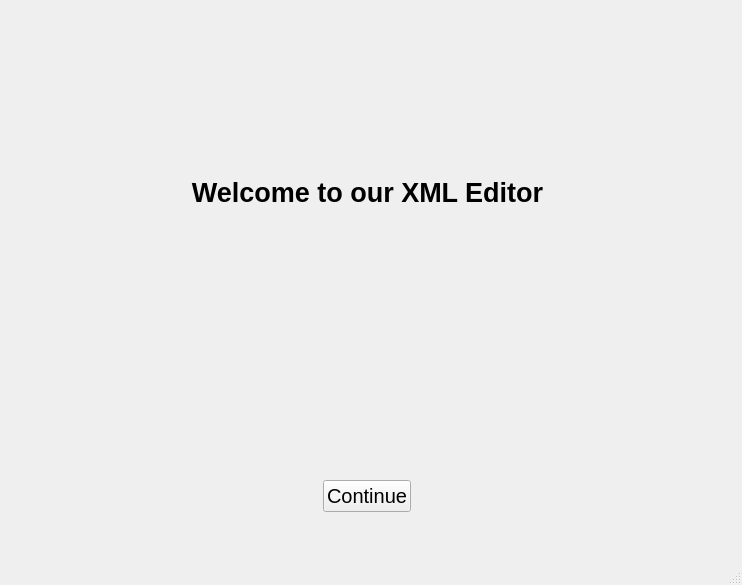
<?xml version="1.0" encoding="UTF-8"?>
<ui version="4.0">
 <class>MainWindow</class>
 <widget class="QMainWindow" name="MainWindow">
  <property name="geometry">
   <rect>
    <x>0</x>
    <y>0</y>
    <width>742</width>
    <height>585</height>
   </rect>
  </property>
  <property name="windowTitle">
   <string>MainWindow</string>
  </property>
  <widget class="QWidget" name="centralwidget">
   <property name="minimumSize">
    <size>
     <width>742</width>
     <height>0</height>
    </size>
   </property>
   <property name="layoutDirection">
    <enum>Qt::LayoutDirection::LeftToRight</enum>
   </property>
   <property name="styleSheet">
    <string notr="true">QWidget#centralwidget {
    background-image: url(&quot;D:\Electrical\Senior-1\Data Structures and Algorithms\GUI (Project)\GUI\image.png&quot;);
    background-repeat: no-repeat;
    background-position: center;
    background-size: cover; /* Ensures the image covers the widget */
}
</string>
   </property>
   <widget class="QWidget" name="">
    <property name="geometry">
     <rect>
      <x>2</x>
      <y>11</y>
      <width>731</width>
      <height>531</height>
     </rect>
    </property>
    <layout class="QVBoxLayout" name="verticalLayout">
     <item>
      <widget class="QLabel" name="label">
       <property name="font">
        <font>
         <pointsize>20</pointsize>
         <bold>true</bold>
        </font>
       </property>
       <property name="text">
        <string>Welcome to our XML Editor</string>
       </property>
       <property name="alignment">
        <set>Qt::AlignmentFlag::AlignCenter</set>
       </property>
      </widget>
     </item>
     <item>
      <spacer name="verticalSpacer">
       <property name="orientation">
        <enum>Qt::Orientation::Vertical</enum>
       </property>
       <property name="sizeType">
        <enum>QSizePolicy::Policy::Fixed</enum>
       </property>
       <property name="sizeHint" stdset="0">
        <size>
         <width>20</width>
         <height>100</height>
        </size>
       </property>
      </spacer>
     </item>
     <item>
      <layout class="QHBoxLayout" name="horizontalLayout_2">
       <item>
        <widget class="QPushButton" name="pushButton">
         <property name="sizePolicy">
          <sizepolicy hsizetype="Fixed" vsizetype="Fixed">
           <horstretch>0</horstretch>
           <verstretch>0</verstretch>
          </sizepolicy>
         </property>
         <property name="font">
          <font>
           <pointsize>15</pointsize>
          </font>
         </property>
         <property name="layoutDirection">
          <enum>Qt::LayoutDirection::LeftToRight</enum>
         </property>
         <property name="text">
          <string>Continue</string>
         </property>
        </widget>
       </item>
      </layout>
     </item>
     <item>
      <spacer name="verticalSpacer_2">
       <property name="orientation">
        <enum>Qt::Orientation::Vertical</enum>
       </property>
       <property name="sizeType">
        <enum>QSizePolicy::Policy::Fixed</enum>
       </property>
       <property name="sizeHint" stdset="0">
        <size>
         <width>20</width>
         <height>30</height>
        </size>
       </property>
      </spacer>
     </item>
    </layout>
   </widget>
  </widget>
  <widget class="QStatusBar" name="statusbar"/>
  <widget class="QMenuBar" name="menubar">
   <property name="geometry">
    <rect>
     <x>0</x>
     <y>0</y>
     <width>742</width>
     <height>25</height>
    </rect>
   </property>
  </widget>
 </widget>
 <resources/>
 <connections/>
</ui>
